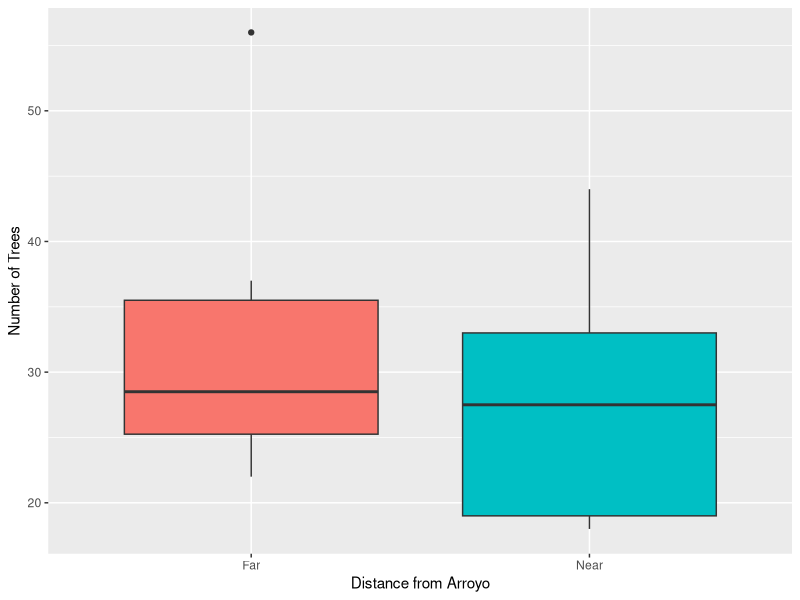
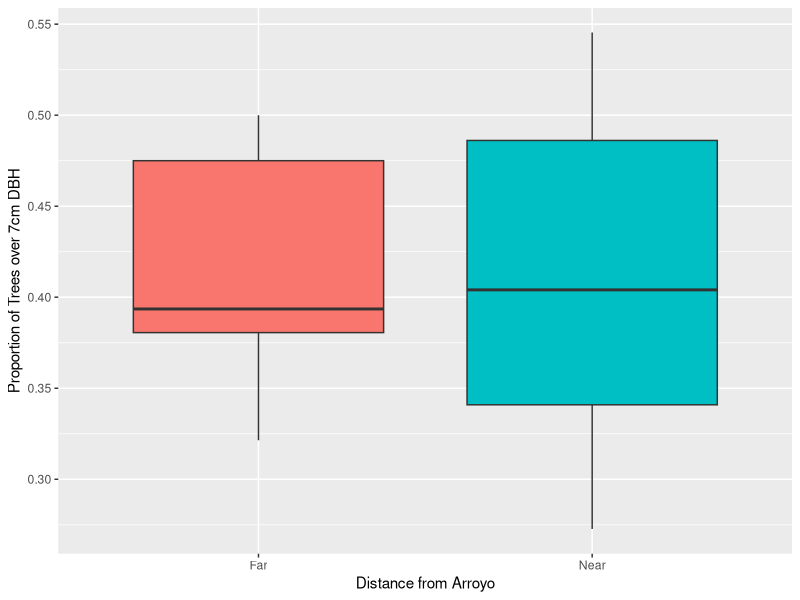
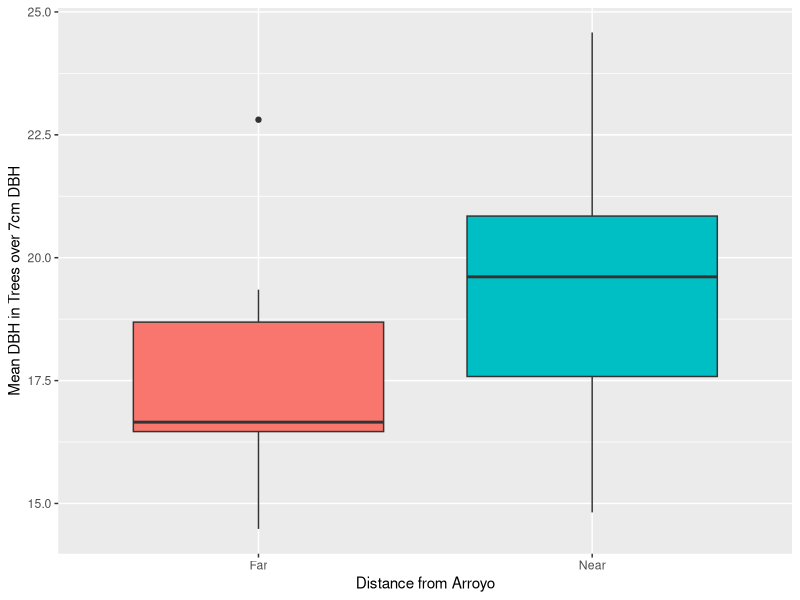

Reproduce these figures in R, in order.
## ---- chunk 1
library(ggplot2)
library(dplyr)
## ---- chunk 2
quadrat_data<- read.csv("./data/QuadratData.csv")
tree_data<- read.csv("./data/TreeMeasurements.csv")
## ---- chunk 3
#add diamter over 7 means to main dataframe
mean_diameter<- tree_data %>%
  group_by(Quadrat_ID) %>%
  summarise(mean_measurement = mean(Tree_Measurement))

quadrat_data$MeanDiameter<- mean_diameter$mean_measurement

#relative abundance of large trees (trees over 7cm diameter)
quadrat_data$rel_large<- quadrat_data$Over_7/quadrat_data$Total
## ---- chunk 4
quadrat_data$Quadrat_ID<- as.factor(quadrat_data$Quadrat_ID)

quadrat_data$Trail<- trimws(quadrat_data$Trail)
quadrat_data$Trail<- as.factor(quadrat_data$Trail)

quadrat_data$Dist_Arroyo<- as.factor(quadrat_data$Dist_Arroyo)
## ---- chunk 5
near_data<- subset(quadrat_data, Dist_Arroyo=="Near")

far_data<- subset(quadrat_data, Dist_Arroyo=="Far")
## ---- chunk 6
shapiro.test(quadrat_data$Total)
shapiro.test(quadrat_data$rel_large)
shapiro.test(quadrat_data$MeanDiameter)

## ---- chunk 7
Figure3<- ggplot(quadrat_data, aes(Dist_Arroyo, Total, fill = Dist_Arroyo))+
  geom_boxplot()+
  labs(x="Distance from Arroyo", y="Number of Trees")+
  theme(legend.position = "none")
## ---- chunk 8
t_test_result1 <- t.test(near_data$Total, far_data$Total)
print(t_test_result1)
## ---- chunk 9
Figure4<- ggplot(quadrat_data, aes(Dist_Arroyo, rel_large, fill = Dist_Arroyo))+
  geom_boxplot()+
  labs(x="Distance from Arroyo", y="Proportion of Trees over 7cm DBH")+
  theme(legend.position = "none")
## ---- chunk 10
t_test_result2 <- t.test(near_data$rel_large, far_data$rel_large)
print(t_test_result2)
## ---- chunk 11
Figure5<- ggplot(quadrat_data, aes(Dist_Arroyo, MeanDiameter, fill = Dist_Arroyo))+
  geom_boxplot()+
  labs(x="Distance from Arroyo", y="Mean DBH in Trees over 7cm DBH")+
  theme(legend.position = "none")
## ---- chunk 12
t_test_result3 <- t.test(near_data$MeanDiameter, far_data$MeanDiameter)
print(t_test_result3)
## ---- chunk 13
ancova_model1 <- aov(Total ~ Dist_Arroyo + Trail, data = quadrat_data)
summary(ancova_model1)

ancova_model2 <- aov(rel_large ~ Dist_Arroyo + Trail, data = quadrat_data)
summary(ancova_model2)

ancova_model3 <- aov(MeanDiameter ~ Dist_Arroyo + Trail, data = quadrat_data)
summary(ancova_model3)
## ---- chunk 14
ggsave("./Figures/Fig3.png", plot = Figure3, width = 8, height = 6)
ggsave("./Figures/Fig4.png", plot = Figure4, width = 8, height = 6)
ggsave("./Figures/Fig5.png", plot = Figure5, width = 8, height = 6)

